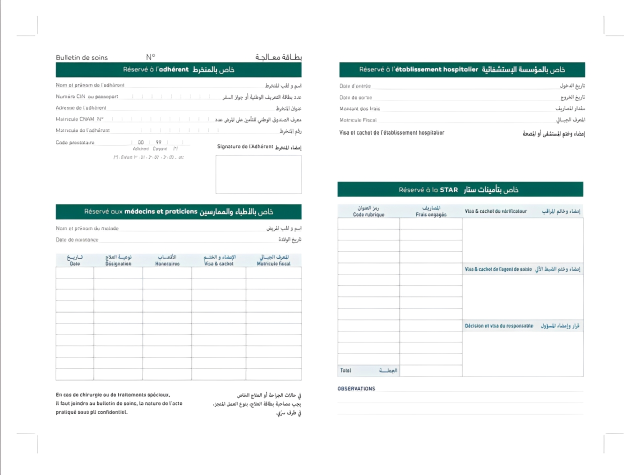
#> input picture Tarification_service isoler/debug_TamplateStar .jpg, 1280 x 949 px (shown at 1/2 size)
$ python -i image_filter.py   (imports and definitions only)
#> lines starting #> are read from the running program, lines starting #| are printed output that depends on the picture; after the words box and inside, x2 and y2 are one past the last pixel; in counts of white or black regions, pixels touching at a corner belong together
#> further down, picture is the input picture: shape (949, 1280, 3); mean B, G, R 244.2, 244.5, 240.2
# EyeQ/image-filter-service/app/image_processing/image_filter.py
import cv2
import numpy as np
import albumentations as A
from app.config import STANDARD_SIZES

class ImageFilter:
    def __init__(self):
        self.standard_sizes = STANDARD_SIZES

    def resize_keep_ratio(self, img, class_name="autre"):
        """
        Redimensionne l'image en gardant le ratio, en utilisant la largeur cible de la classe.

        Args:
            img: Image à redimensionner (numpy array).
            class_name: Classe de l'image ("BS", "ordonnance", "facture", ou "autre").

        Returns:
            Image redimensionnée.
        """
#> called with class_name = 'autre'
        standard_size = self.standard_sizes.get(class_name, self.standard_sizes["autre"])
        target_width = standard_size[0]  # Largeur cible

        # Calculer le ratio pour garder les proportions
        if len(img.shape) == 3:
            h, w, _ = img.shape
#> h = 949; w = 1280
        else:
            h, w = img.shape
        ratio = target_width / w
#> ratio = 0.5
        height = int(h * ratio)
#> height = 474

        # Redimensionner
        return cv2.resize(img, (target_width, height))
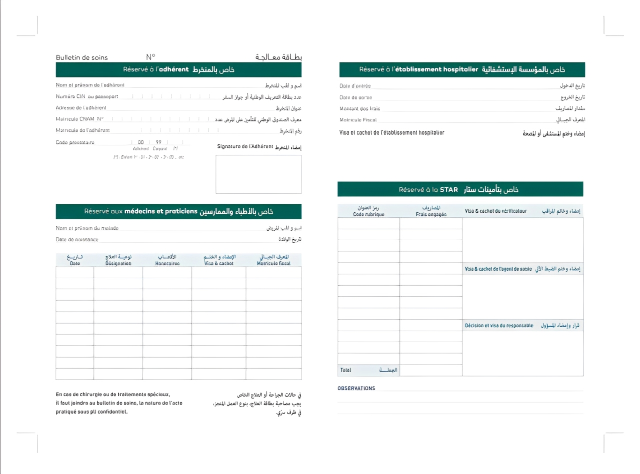
#> returned value: shape (474, 640, 3); mean of channels 0, 1, 2 244.2, 244.5, 240.2; drawn as B, G, R

    # [14 lines left out: function get_ratio, not called in this run]

    def edgesDet(self, img, minVal=200, maxVal=250):
        """
        Prétraitement et détection des contours avec Canny.

        Args:
            img: Image d'entrée.
            minVal: Seuil minimum pour Canny.
            maxVal: Seuil maximum pour Canny.

        Returns:
            Image des contours détectés.
        """
        # Redimensionner tout en gardant le ratio
        img_resized = self.resize_keep_ratio(img)

        # Convertir en niveaux de gris
        img = cv2.cvtColor(img_resized, cv2.COLOR_BGR2GRAY)
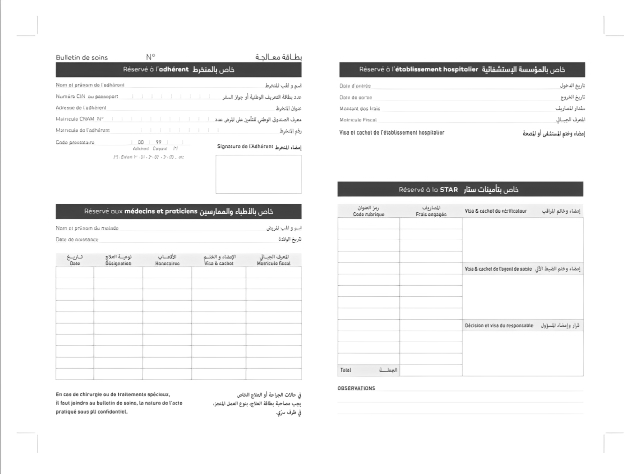
#> img: shape (474, 640); min 12, max 255, mean 243.1

        # Appliquer un filtre bilatéral et un seuillage adaptatif
        img = cv2.bilateralFilter(img, 9, 75, 75)
        img = cv2.adaptiveThreshold(img, 255, cv2.ADAPTIVE_THRESH_GAUSSIAN_C,
                                   cv2.THRESH_BINARY, 115, 4)
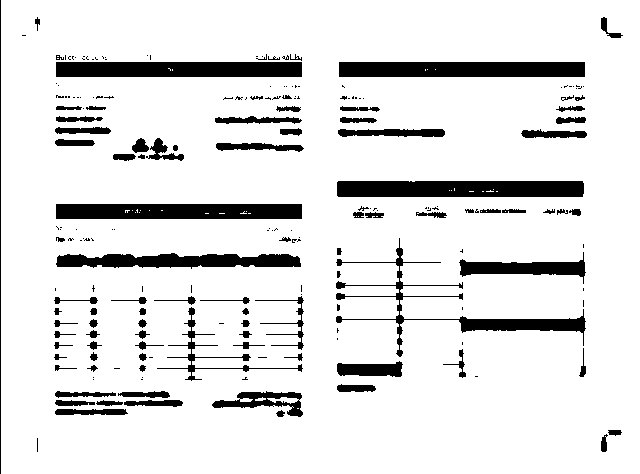
#> img: shape (474, 640); 88.6% white; 208 black regions (114 under 20 px), largest, box (x1, y1, x2, y2) and area: (337, 181, 584, 197) 3917, (339, 62, 585, 77) 3686, (56, 62, 302, 77) 3684

        # Flou médian
        img = cv2.medianBlur(img, 11)
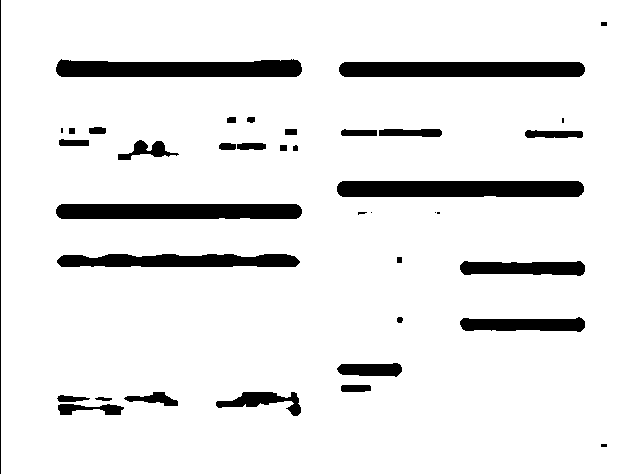
#> img: shape (474, 640); 91.3% white; 39 black regions (7 under 20 px), largest, box (x1, y1, x2, y2) and area: (337, 181, 584, 197) 3890, (56, 59, 302, 77) 3796, (339, 62, 585, 77) 3642

        # Ajout d'une bordure noire
        img = cv2.copyMakeBorder(img, 5, 5, 5, 5, cv2.BORDER_CONSTANT, value=[0, 0, 0])
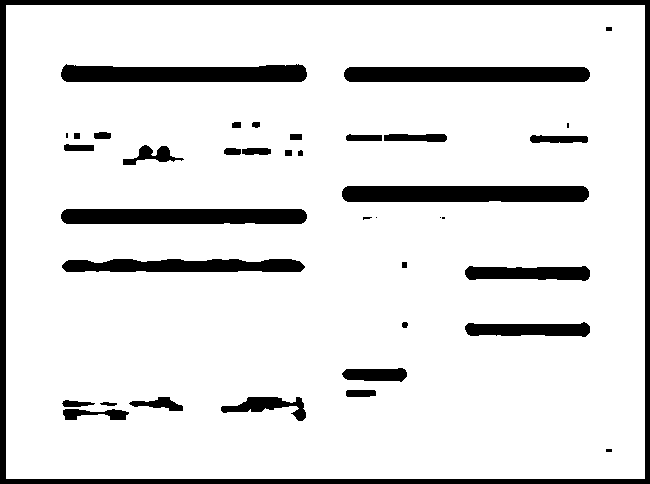
#> img: shape (484, 650); 88% white; 39 black regions (7 under 20 px), largest, box (x1, y1, x2, y2) and area: (0, 0, 650, 484) 11714, (342, 186, 589, 202) 3890, (61, 64, 307, 82) 3796

        # Détection des contours avec Canny
        edges = cv2.Canny(img, minVal, maxVal)
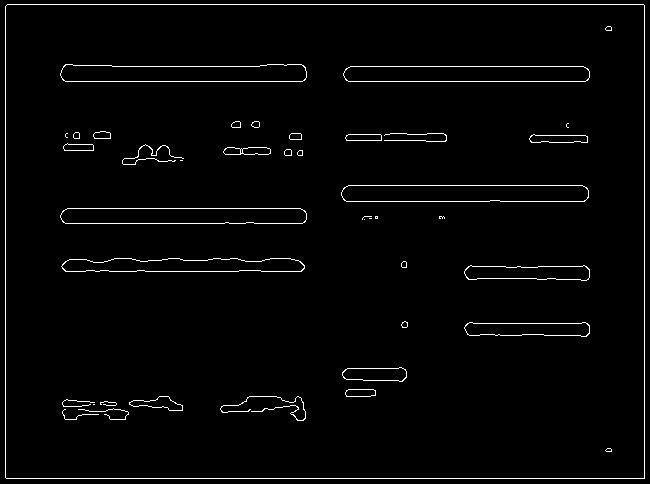
#> edges: shape (484, 650); 2.3% white in thin lines or dots

        # Fermer les gaps entre les bords
        closed_edges = cv2.morphologyEx(edges, cv2.MORPH_CLOSE, np.ones((5, 11)))
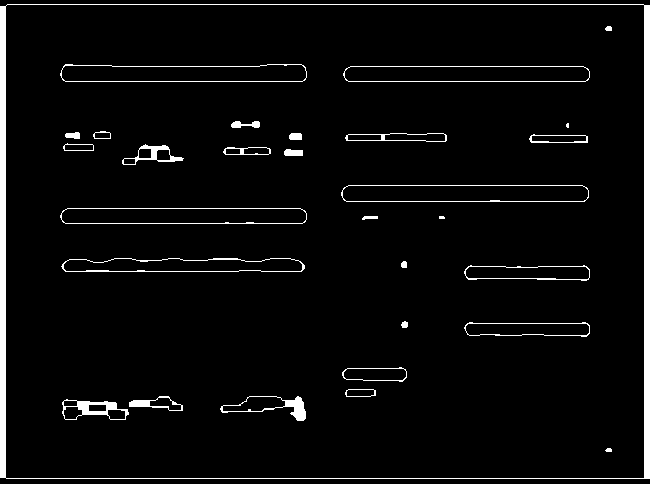
#> closed_edges: shape (484, 650); 4.2% white; 30 white regions (2 under 20 px), largest, box (x1, y1, x2, y2) and area: (0, 4, 650, 479) 6952, (61, 258, 305, 272) 578, (60, 64, 307, 82) 529
        return closed_edges

    # [165 lines left out: functions findPageContours, perspImageTransform, improve_image, convert_to_grayscale, resize_to_standard_size, preprocess_image, not called in this run]

>>> import cv2
>>> picture = cv2.imread('../../../Tarification_service isoler/debug_TamplateStar .jpg')
>>> result = ImageFilter().edgesDet(picture)

$ run again, on Tarification_service isoler/debug_0675--9124833--20230705_page_3.jpg
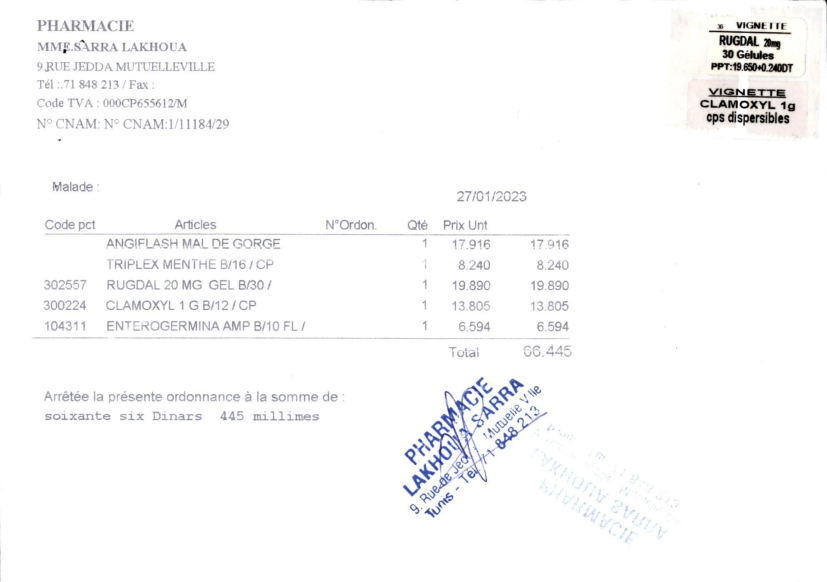
#> input picture Tarification_service isoler/debug_0675--9124833--20230705_page_3.jpg, 2480 x 1745 px (shown at 1/3 size)
#> picture is the input picture: shape (1745, 2480, 3); mean B, G, R 250.3, 249.9, 249.8
#> in edgesDet, `img = cv2.adaptiveThreshold(img, 255, cv2.ADAPTIVE_THRESH_GAUSSIAN_C, ..`:
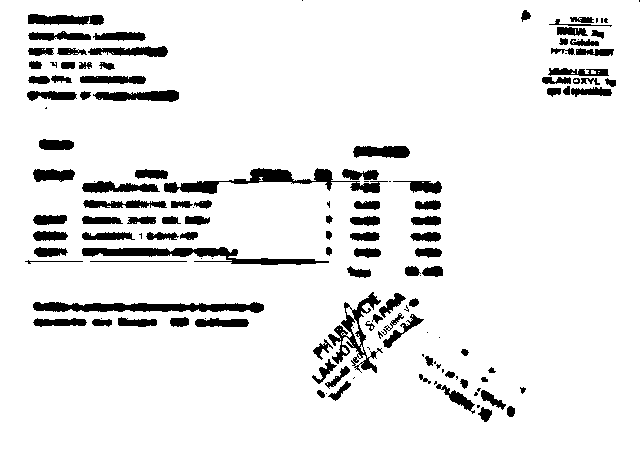
#> img: shape (450, 640); 91.3% white; 138 black regions (36 under 20 px), largest, box (x1, y1, x2, y2) and area: (164, 168, 388, 194) 1734, (33, 302, 264, 313) 1714, (82, 247, 329, 265) 1678
#> edges: shape (460, 650); 2.7% white in thin lines or dots
#> in edgesDet, `closed_edges = cv2.morphologyEx(edges, cv2.MORPH_CLOSE, np.ones((5, 11..`:
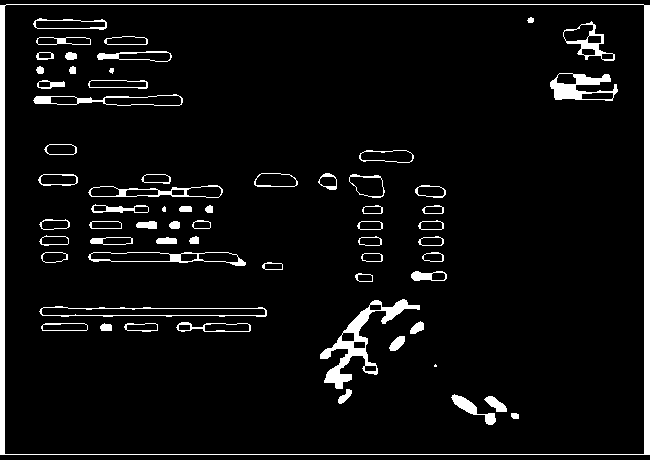
#> closed_edges: shape (460, 650); 5.8% white; 64 white regions (2 under 20 px), largest, box (x1, y1, x2, y2) and area: (0, 4, 650, 455) 6228, (320, 299, 420, 389) 1862, (550, 73, 618, 101) 907
